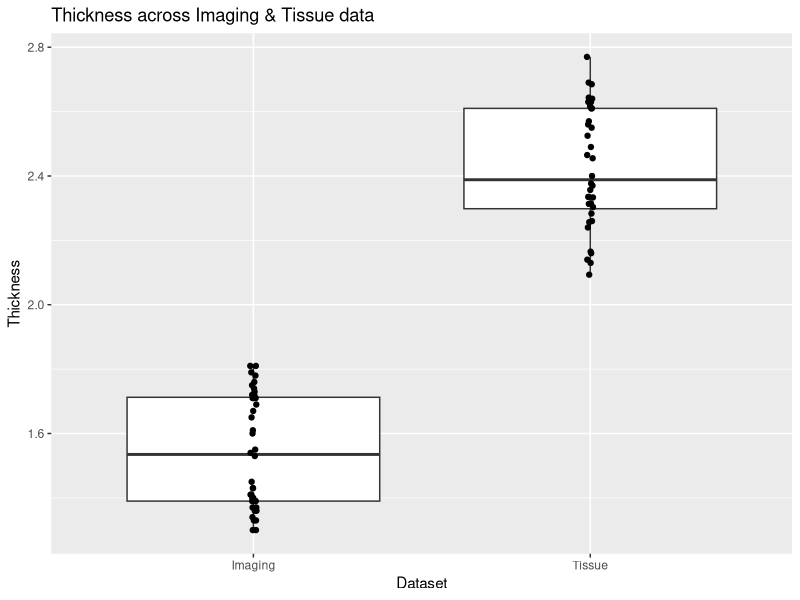
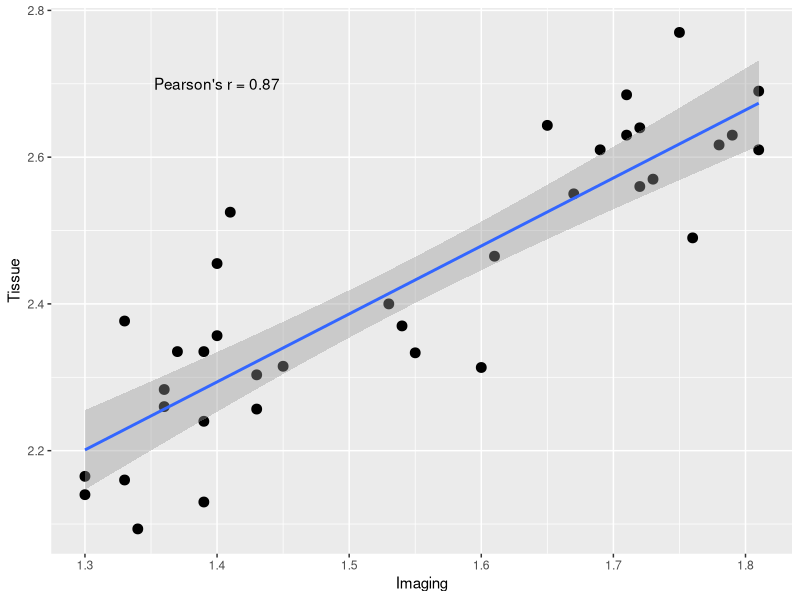
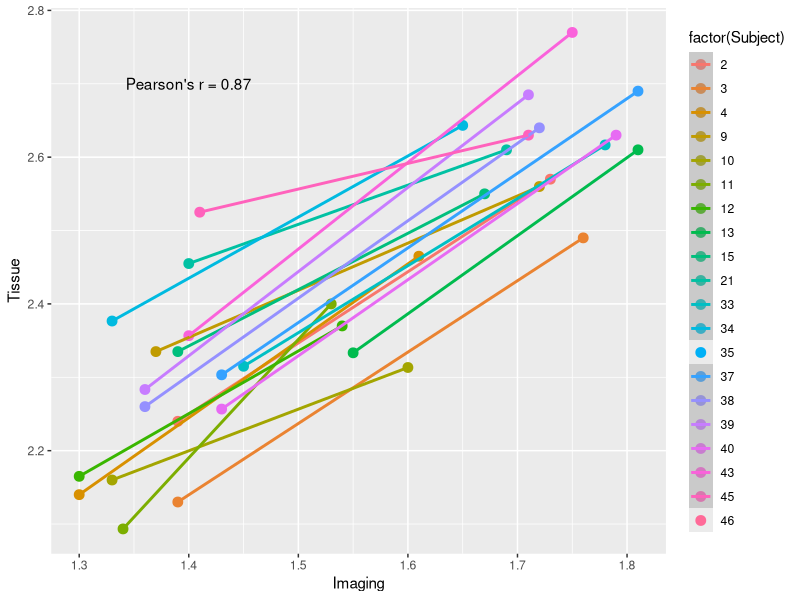
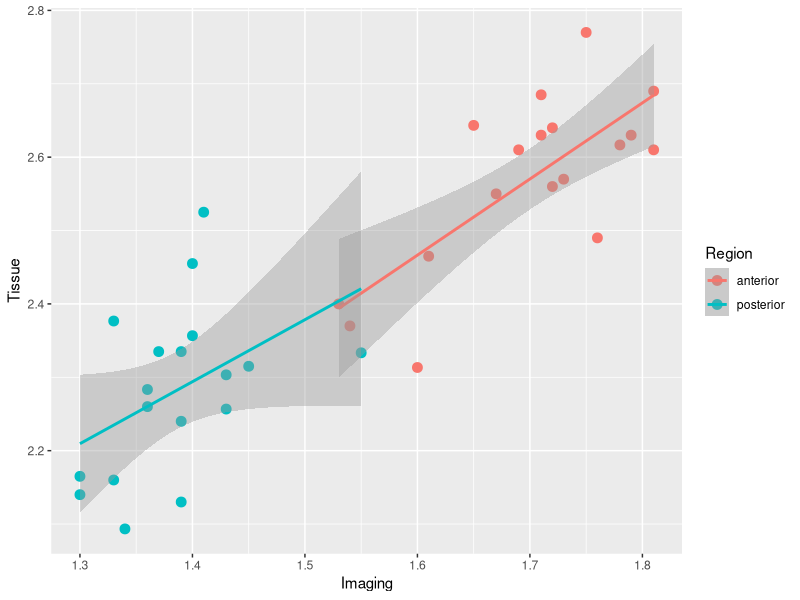
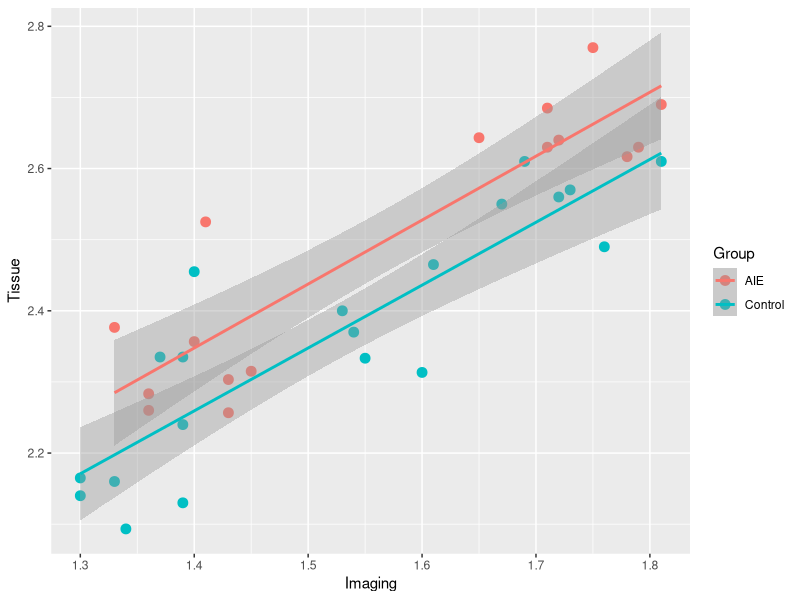
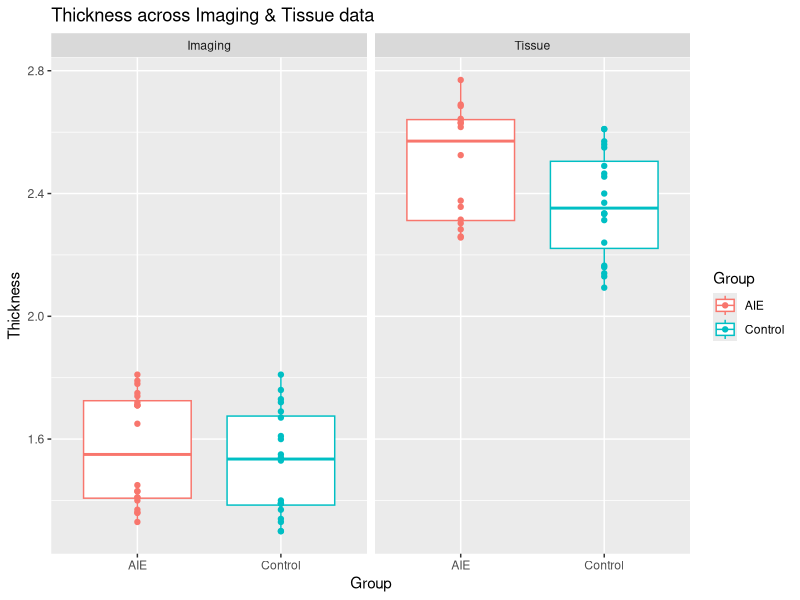
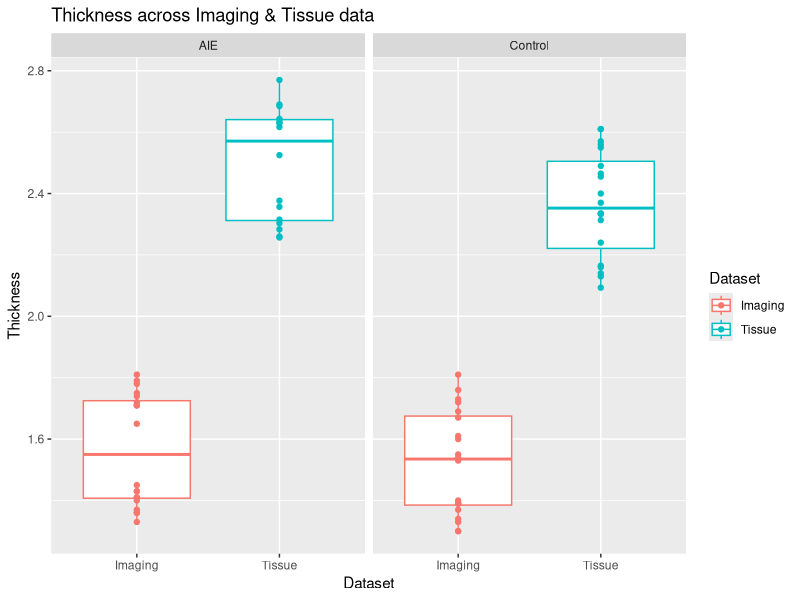
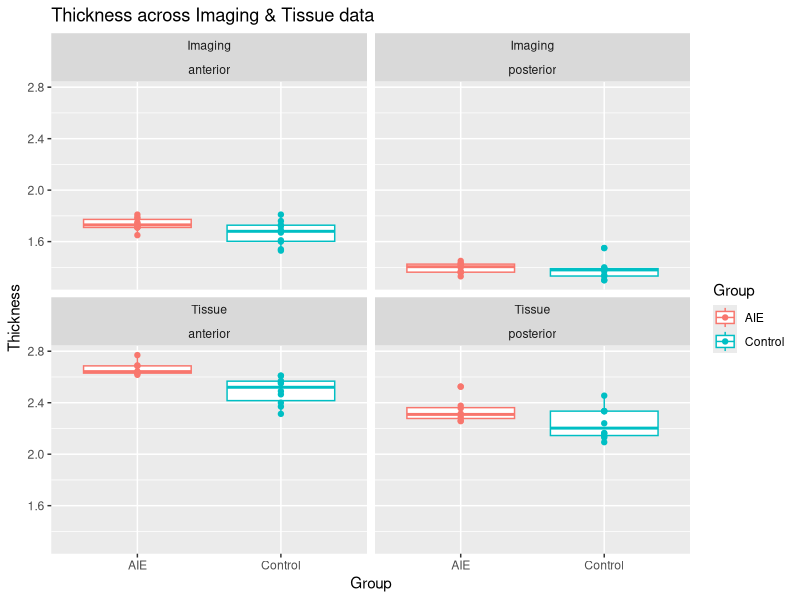

These charts were generated, in order, by the following R code:
# RPV9 - Cortical Thickness Imaging + Tissue measurements

require(reshape2)
require(ggplot2)

setwd("~/Desktop")

d <- read.csv("RPV9-cortical-thickness.csv", header=T)

# Segregate data frame by hemisphere
r <- subset(d, Hemisphere=='Right')
l <- subset(d, Hemisphere=='Left')

# Overall comparison of Tissue and Imaging Thickness

# Average across Bregma slices
lcast <- dcast(l, Region+Group+Subject~Dataset,value.var = 'Thickness',  fun.aggregate = mean, na.rm = TRUE)
# drops <- "middle"
# lcast <- lcast[,!(names(lcast) %in% drops)]
lcast <- subset(lcast, Region!="middle")
# Now melt the cast data
lmelt <- melt(lcast, id.vars= c("Group","Subject","Region"), value.name="Thickness", variable.name="Dataset")


plotsize=800
golden=1.618


# Overall boxplot across Datasets
ggplot(aes(x = Dataset, y= Thickness), data=lmelt) + geom_boxplot() + geom_point(position=position_jitter(w=0.01,h=0)) + ggtitle("Thickness across Imaging & Tissue data")
dev.copy(png, "RPV9-thicknessXdataset.png", height=plotsize/golden, width=plotsize)
dev.off()

t.test(lcast$Tissue, lcast$Imaging)

# Overall scatterplot w/ regression line
correlation <- cor(lcast$Imaging,lcast$Tissue, use="complete.obs", method="pearson")
ggplot(aes(x = Imaging, y = Tissue), data=lcast) + geom_point(size=3) +
     geom_smooth(method=lm) +
     annotate("text", x=1.4, y=2.7, label=paste("Pearson's r =",round(correlation,2)))
dev.copy(png, "RPV9-thicknessXdataset-scatter.png", height=plotsize/golden, width=plotsize)
dev.off()

# Overall lines matched by subject
ggplot(aes(x = Imaging, y = Tissue, color=factor(Subject) ), data=lcast) + geom_point(size=3) +
     geom_smooth(method=lm) +
     annotate("text", x=1.4, y=2.7, label=paste("Pearson's r =",round(correlation,2)))
dev.copy(png, "RPV9-thicknessXdataset-scatterline.png", height=plotsize/golden, width=plotsize)
dev.off()

cor.test(lcast$Imaging,lcast$Tissue, use="complete.obs", method="pearson")


# Scatterplot segregated by Region
ggplot(aes(x = Imaging, y = Tissue, color=Region), data=lcast) + geom_point(size=3) +
     geom_smooth(method=lm)
dev.copy(png, "RPV9-tissueXimagingXregion-scatter.png", height=plotsize/golden, width=plotsize)
dev.off()

lcast.ant <- subset(lcast, Region=="anterior")
cor(lcast.ant$Imaging,lcast.ant$Tissue,use="complete.obs", method="pearson")

lcast.post <- subset(lcast, Region=="posterior")
cor(lcast.post$Imaging,lcast.post$Tissue,use="complete.obs", method="pearson")


# Scatterplot segregated by Group
ggplot(aes(x = Imaging, y = Tissue, color=Group), data=lcast) + geom_point(size=3) +
     geom_smooth(method=lm)
dev.copy(png, "RPV9-tissueXimagingXgroup-scatter.png", height=plotsize/golden, width=plotsize)
dev.off()


# Boxplot
ggplot(aes(x = Group, y= Thickness, color=Group), data=lmelt) + geom_boxplot() + geom_point() + ggtitle("Thickness across Imaging & Tissue data")+facet_wrap(~Dataset)
dev.copy(png, "RPV9-thicknessXgroupXdataset-boxplot.png", height=plotsize/golden, width=plotsize)
dev.off()

ggplot(aes(x = Dataset, y= Thickness, color=Dataset), data=lmelt) + geom_boxplot() + geom_point() + ggtitle("Thickness across Imaging & Tissue data")+facet_wrap(~Group)
dev.copy(png, "RPV9-thicknessXdatasetXgroup-boxplot.png", height=plotsize/golden, width=plotsize)
dev.off()

ggplot(aes(x = Group, y= Thickness, color=Group), data=lmelt) + geom_boxplot() + geom_point() + ggtitle("Thickness across Imaging & Tissue data")+facet_wrap(~Dataset+Region)
dev.copy(png, "RPV9-thicknessXgroupXdatasetXregion-boxplot.png", height=plotsize/golden, width=plotsize)
dev.off()

# t-tests

# Subset Anterior & Posterior
lcast.ant.aie <- subset(lcast.ant, Group=="AIE")
lcast.ant.con <- subset(lcast.ant, Group=="Control")
lcast.post.aie <- subset(lcast.post, Group=="AIE")
lcast.post.con <- subset(lcast.post, Group=="Control")

t.test(lcast.ant.con$Imaging,lcast.ant.aie$Imaging)
t.test(lcast.ant.con$Tissue, lcast.ant.aie$Tissue)
t.test(lcast.post.con$Imaging,lcast.post.aie$Imaging)
t.test(lcast.post.con$Tissue, lcast.post.aie$Tissue)


